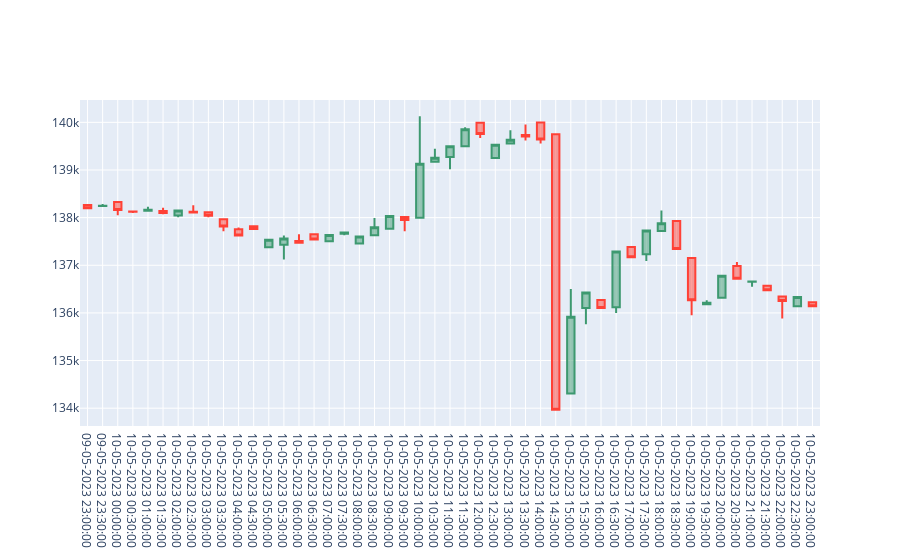

The notebook cell this image was saved under:
### Code cell
fig = go.Figure(
    data=[
        go.Candlestick(
            x=df_final['data_hora'],
            open=df_final['open'],
            high=df_final['high'],
            low=df_final['low'],
            close=df_final['close']
        )
    ]
)
fig.update_layout(xaxis_rangeslider_visible=False)

fig.show()
